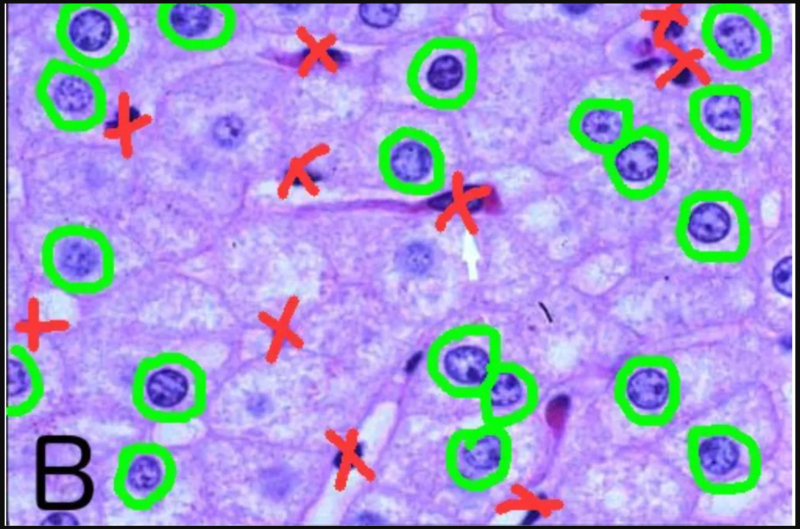
#> input picture reference image.png, 1600 x 1057 px, given in place of 1.png, which was not available (shown at 1/2 size)
$ python histology.py 'reference image.png'   (older library calls are emulated)
#> lines starting #> are read from the running program, lines starting #| are printed output that depends on the picture; after the words box and inside, x2 and y2 are one past the last pixel; in counts of white or black regions, pixels touching at a corner belong together; pictures that were not available may be replaced by others from this repository, and a replacement may not be noted
import argparse

import cv2
import os
from matplotlib import pyplot as plt
import numpy as np
# import the necessary libraries
# 1.png --- sample image/original image
# 2.png --- reference image
IMG_PATH = os.path.join('Images','1.png')
img = cv2.imread(IMG_PATH)
#> img is the input picture: shape (1057, 1600, 3); mean B, G, R 212, 155.4, 163.2

# output directory that will save all the images
OUTPUT_DIR = 'output_images'
if not os.path.exists(OUTPUT_DIR):
    os.makedirs(OUTPUT_DIR)

def main(input_image_path):
# Now we will use the Gaussian Blur filter to reduce the noise and for normalization of color

#> called with input_image_path = 'reference image.png'
 img_noise_reduced = cv2.GaussianBlur(img, (5, 5), 0)

 REF_PATH = os.path.join('Images', '2.png')
 reference_img = cv2.imread(REF_PATH)
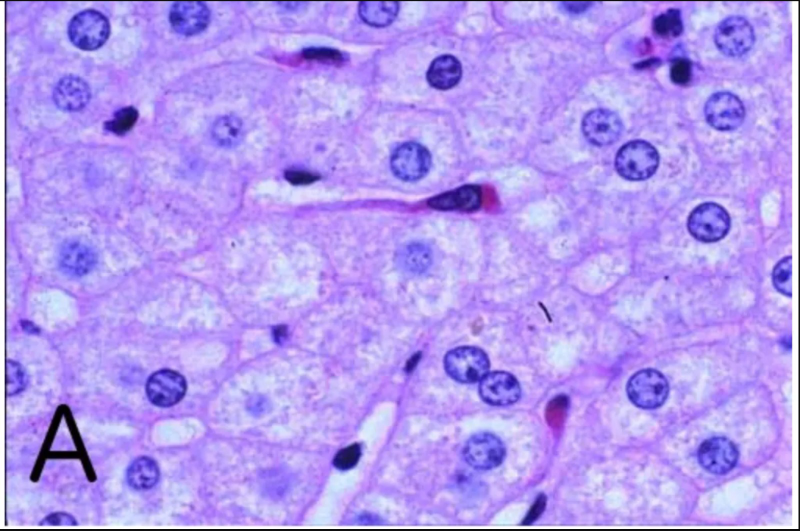
#> input picture Sample Image.png, 1600 x 1062 px, given in place of 2.png, which was not available (shown at 1/2 size)
#> reference_img is the input picture: shape (1062, 1600, 3); mean B, G, R 240.7, 153.1, 179.6

# normalizing this image
 img_lab = cv2.cvtColor(img_noise_reduced, cv2.COLOR_BGR2Lab)
#> img_lab: shape (1057, 1600, 3); mean of channels 0, 1, 2 173.7, 146.4, 101.1
 ref_lab = cv2.cvtColor(reference_img, cv2.COLOR_BGR2Lab)
#> ref_lab: shape (1062, 1600, 3); mean of channels 0, 1, 2 175, 156.2, 87.6


 img_mean, img_std = cv2.meanStdDev(img_lab)
#> img_mean = [173.7, 146.4, 101.1]; img_std = [39.18, 33.38, 35.76]
 ref_mean, ref_std = cv2.meanStdDev(ref_lab)
#> ref_mean = [175, 156.2, 87.64]; ref_std = [35.78, 11.16, 13.37]


 result_lab = np.zeros(img_lab.shape, dtype=np.uint8)
 for i in range(3):
    result_lab[:, :, i] = ref_std[i] / img_std[i] * (img_lab[:, :, i] - img_mean[i]) + ref_mean[i]
#> result_lab: shape (1057, 1600, 3); mean of channels 0, 1, 2 174.5, 155.8, 87.1


# To apply CLAHE on the normalized image
 img_color_normalized = cv2.cvtColor(result_lab, cv2.COLOR_Lab2BGR)


 img_lab = cv2.cvtColor(img_color_normalized, cv2.COLOR_BGR2Lab)
#> img_lab: shape (1057, 1600, 3); mean of channels 0, 1, 2 174.1, 154.6, 89.6
 clahe = cv2.createCLAHE(clipLimit=2.0, tileGridSize=(8, 8))


 img_lab[:, :, 0] = clahe.apply(img_lab[:, :, 0])
#> img_lab: shape (1057, 1600, 3); mean of channels 0, 1, 2 150.5, 154.6, 89.6


 img_enhanced = cv2.cvtColor(img_lab, cv2.COLOR_Lab2BGR)
 return img_enhanced


if __name__ == "__main__":
    parser = argparse.ArgumentParser(description="Detect and draw circles in an image.")
    parser.add_argument("input_image", type=str, help="Images/1.png")

    args = parser.parse_args()
    main(args.input_image)

# Save the original image
original_img = os.path.join(OUTPUT_DIR, 'Sample Image.png')
cv2.imwrite(original_img, img)

# Save the enhanced image
original_img = os.path.join(OUTPUT_DIR, 'Enhanced Image.png')
cv2.imwrite(original_img, main(IMG_PATH))

# Use Sobel Operator to find the edges

sobel_x = cv2.Sobel(main(IMG_PATH), cv2.CV_64F, 1, 0, ksize=3)
sobel_y = cv2.Sobel(main(IMG_PATH), cv2.CV_64F, 0, 1, ksize=3)
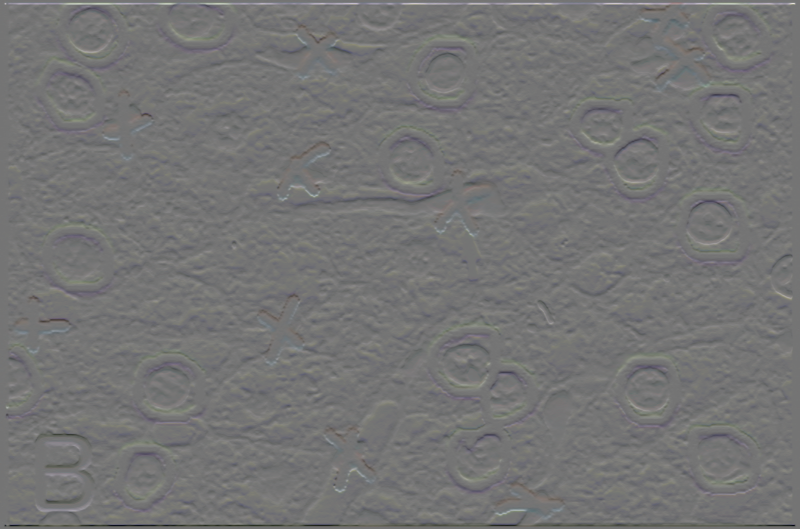
#> sobel_y: shape (1057, 1600, 3) float64 (shown at 1/2 size); mean of channels 0, 1, 2 0, 0, 0; drawn with min black and max white


sobel_x = cv2.convertScaleAbs(sobel_x)
sobel_y = cv2.convertScaleAbs(sobel_y)
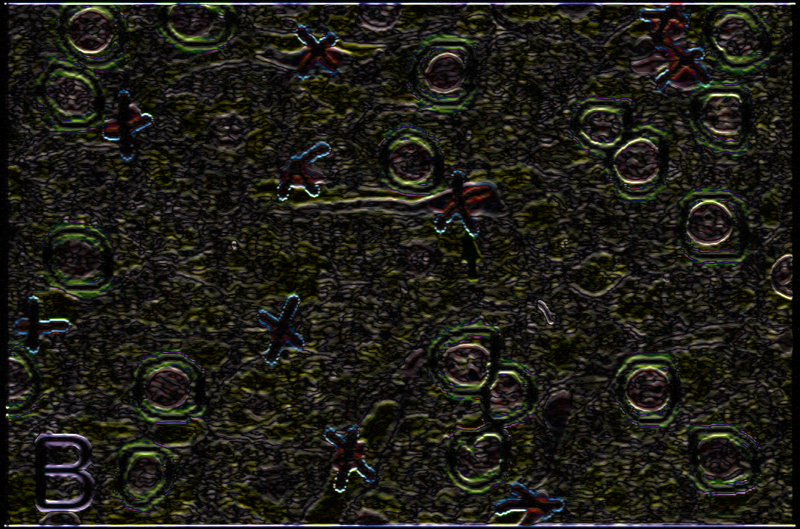
#> sobel_y: shape (1057, 1600, 3) (shown at 1/2 size); mean of channels 0, 1, 2 22.4, 29.3, 30.4; drawn as B, G, R

sobel_combined = cv2.addWeighted(sobel_x, 0.5, sobel_y, 0.5, 0)

# Save the Sobel X, Sobel Y, and Sobel Combined images
output_sobel_x_path = os.path.join(OUTPUT_DIR, 'sobel_x.png')
output_sobel_y_path = os.path.join(OUTPUT_DIR, 'sobel_y.png')
output_sobel_combined_path = os.path.join(OUTPUT_DIR, 'Sobel Filtered Image.png')
cv2.imwrite(output_sobel_x_path, sobel_x)
cv2.imwrite(output_sobel_y_path, sobel_y)
cv2.imwrite(output_sobel_combined_path, sobel_combined)


# Now I will use the lower and upper threshold of the color purple to find edges in color space

# Load the histogram image
histogram_image = main(IMG_PATH)

# Convert the image to HSV color space
hsv_image = cv2.cvtColor(histogram_image, cv2.COLOR_BGR2HSV)
#> hsv_image: shape (1057, 1600, 3); mean H, S, V 126.4, 106.6, 209.7

# obtain a binary mask of the purple regions
lower_purple = np.array([50, 50,130])
upper_purple = np.array([255, 255,170 ])
mask_purple = cv2.inRange(hsv_image, lower_purple, upper_purple)
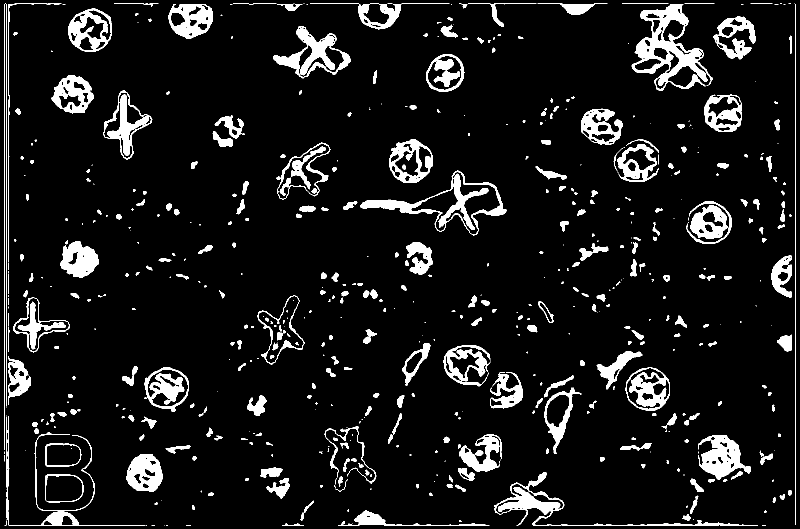
#> mask_purple: shape (1057, 1600) (shown at 1/2 size); 8.7% white; 581 white regions (228 under 20 px)

# Contour detection
contours, _ = cv2.findContours(mask_purple, cv2.RETR_EXTERNAL, cv2.CHAIN_APPROX_SIMPLE)
#> contours = 555 contours, 280 with area under 20; largest, box (x1, y1, x2, y2) and area: (1263, 8, 1425, 182) 12748, (720, 341, 1013, 471) 12454, (546, 52, 701, 157) 7039, (1251, 734, 1340, 822) 5906, (137, 17, 224, 104) 5812

# Filter out non-circular regions
hepatocytes_image = histogram_image.copy()
for contour in contours:
    perimeter = cv2.arcLength(contour, True)
    approx = cv2.approxPolyDP(contour, 0.04 * perimeter, True)
    if len(approx) >= 5:  # To check if the contour is circular
        cv2.drawContours(hepatocytes_image, [contour], -1, (0, 255, 0), 2)
#> this loop made 555 passes
#> perimeter on passes 9, 10, 14: 25.66, 11.66, 48.87
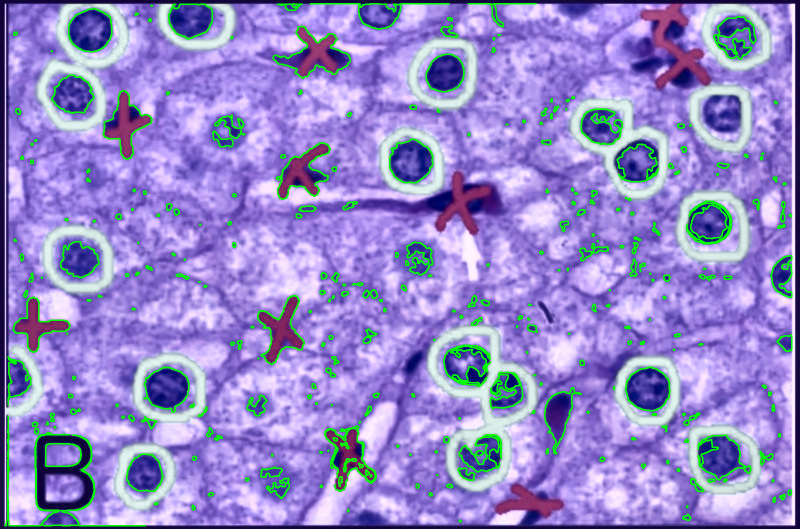
#> hepatocytes_image: shape (1057, 1600, 3) (shown at 1/2 size); mean B, G, R 202.4, 137.6, 148.3


# Save the edges image with potential cells
output_edges_path = os.path.join(OUTPUT_DIR, 'Edges.png')
cv2.imwrite(output_edges_path, hepatocytes_image)


# To identify hypothecites on the "Sobel Combined" and accordingly draw circles on our initial image
# to grayscale
gray = cv2.cvtColor(sobel_combined, cv2.COLOR_BGR2GRAY)
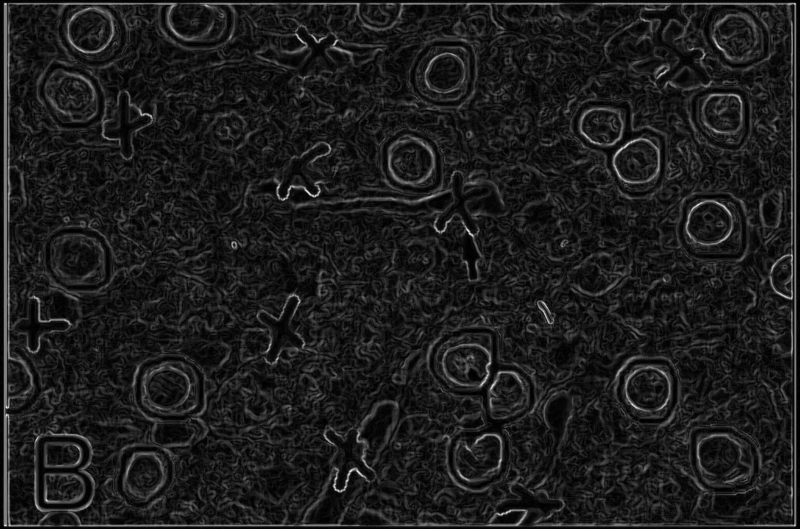
#> gray: shape (1057, 1600) (shown at 1/2 size); min 0, max 255, mean 28.5

# Blur the image to reduce noise
blur = cv2.GaussianBlur(gray, (5, 5), 0)

# Detect circles using HoughCircles

# We can adjust the threshold values according to any image!
circles = cv2.HoughCircles(blur, cv2.HOUGH_GRADIENT, 1, 20, param1=50, param2=30, minRadius=40, maxRadius=55)
#> circles = 27 rows, first 8: [178.5, 61.5, 44.5], [1293.5, 778.5, 43.3], [894.5, 151.5, 45.6], [933.5, 727.5, 44.5], [1418.5, 445.5, 41.2], [336.5, 768.5, 52.2], [1282.5, 326.5, 53.3], [1449.5, 222.5, 54.4]
if circles is not None:
    circles = np.round(circles[0, :]).astype("int")
#> circles = 27 rows, first 8: [178, 62, 44], [1294, 778, 43], [894, 152, 46], [934, 728, 44], [1418, 446, 41], [336, 768, 52], [1282, 326, 53], [1450, 222, 54]
    for (x, y, r) in circles:
        cv2.circle(img, (x, y), r, (0, 255, 0), 2)
#> this loop made 27 passes
#> (x, y, r) on passes 1 to 12: (178, 62, 44), (1294, 778, 43), (894, 152, 46), (934, 728, 44), (1418, 446, 41), (336, 768, 52), (1282, 326, 53), (1450, 222, 54), (822, 326, 47), (1446, 904, 53), (950, 910, 54), (1192, 538, 54)
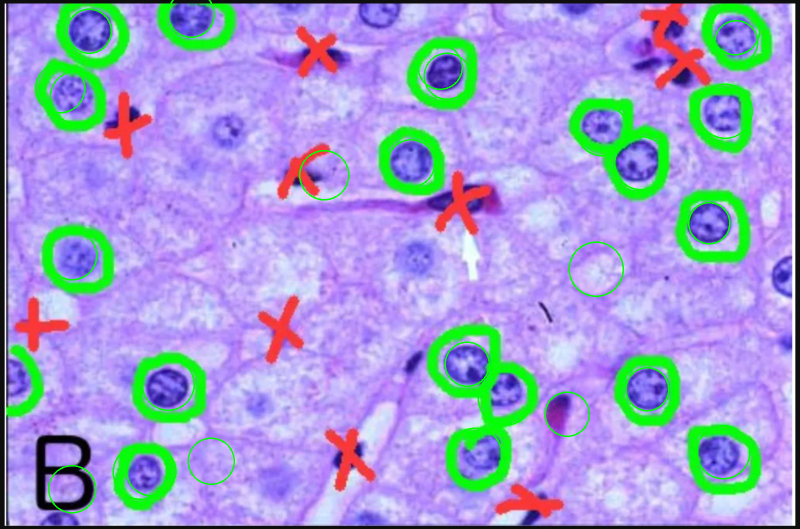
#> img: shape (1057, 1600, 3) (shown at 1/2 size); mean B, G, R 210.1, 156.5, 161.8


# Save the original image with detected circles
output_detected_circles_path = os.path.join(OUTPUT_DIR, 'Final Output.png')
cv2.imwrite(output_detected_circles_path, img)
cv2.waitKey(0)
cv2.destroyAllWindows()
